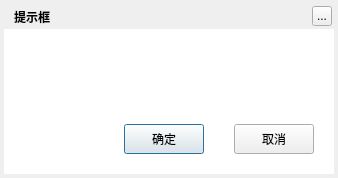
<?xml version="1.0" encoding="UTF-8"?>
<ui version="4.0">
 <class>DownloadMessageBox</class>
 <widget class="QDialog" name="DownloadMessageBox">
  <property name="geometry">
   <rect>
    <x>0</x>
    <y>0</y>
    <width>338</width>
    <height>178</height>
   </rect>
  </property>
  <property name="windowTitle">
   <string>提示框</string>
  </property>
  <property name="styleSheet">
   <string notr="true"/>
  </property>
  <widget class="QLabel" name="background">
   <property name="geometry">
    <rect>
     <x>4</x>
     <y>4</y>
     <width>330</width>
     <height>170</height>
    </rect>
   </property>
   <property name="styleSheet">
    <string notr="true"/>
   </property>
   <property name="text">
    <string/>
   </property>
  </widget>
  <widget class="QLabel" name="topTitleName">
   <property name="geometry">
    <rect>
     <x>14</x>
     <y>4</y>
     <width>221</width>
     <height>25</height>
    </rect>
   </property>
   <property name="styleSheet">
    <string notr="true">color:&quot;#FFFFFF&quot;;font-weight:bold</string>
   </property>
   <property name="text">
    <string>提示框</string>
   </property>
  </widget>
  <widget class="QToolButton" name="topTitleCloseButton">
   <property name="geometry">
    <rect>
     <x>312</x>
     <y>6</y>
     <width>20</width>
     <height>20</height>
    </rect>
   </property>
   <property name="text">
    <string>...</string>
   </property>
  </widget>
  <widget class="QWidget" name="backgroundMask" native="true">
   <property name="geometry">
    <rect>
     <x>4</x>
     <y>29</y>
     <width>330</width>
     <height>145</height>
    </rect>
   </property>
   <property name="styleSheet">
    <string notr="true">background:white;</string>
   </property>
  </widget>
  <widget class="QPushButton" name="confirmButton">
   <property name="geometry">
    <rect>
     <x>124</x>
     <y>124</y>
     <width>80</width>
     <height>30</height>
    </rect>
   </property>
   <property name="text">
    <string>确定</string>
   </property>
  </widget>
  <widget class="QPushButton" name="cancelButton">
   <property name="geometry">
    <rect>
     <x>234</x>
     <y>124</y>
     <width>80</width>
     <height>30</height>
    </rect>
   </property>
   <property name="text">
    <string>取消</string>
   </property>
  </widget>
  <widget class="QLabel" name="textLabel">
   <property name="geometry">
    <rect>
     <x>18</x>
     <y>39</y>
     <width>300</width>
     <height>75</height>
    </rect>
   </property>
   <property name="styleSheet">
    <string notr="true">font-size:14px;font-weight:bold;</string>
   </property>
   <property name="alignment">
    <set>Qt::AlignCenter</set>
   </property>
   <property name="wordWrap">
    <bool>true</bool>
   </property>
  </widget>
  <widget class="QLabel" name="iconLabel">
   <property name="geometry">
    <rect>
     <x>4</x>
     <y>39</y>
     <width>100</width>
     <height>100</height>
    </rect>
   </property>
  </widget>
  <zorder>background</zorder>
  <zorder>backgroundMask</zorder>
  <zorder>confirmButton</zorder>
  <zorder>cancelButton</zorder>
  <zorder>topTitleName</zorder>
  <zorder>topTitleCloseButton</zorder>
  <zorder>iconLabel</zorder>
  <zorder>textLabel</zorder>
 </widget>
 <resources/>
 <connections/>
</ui>
